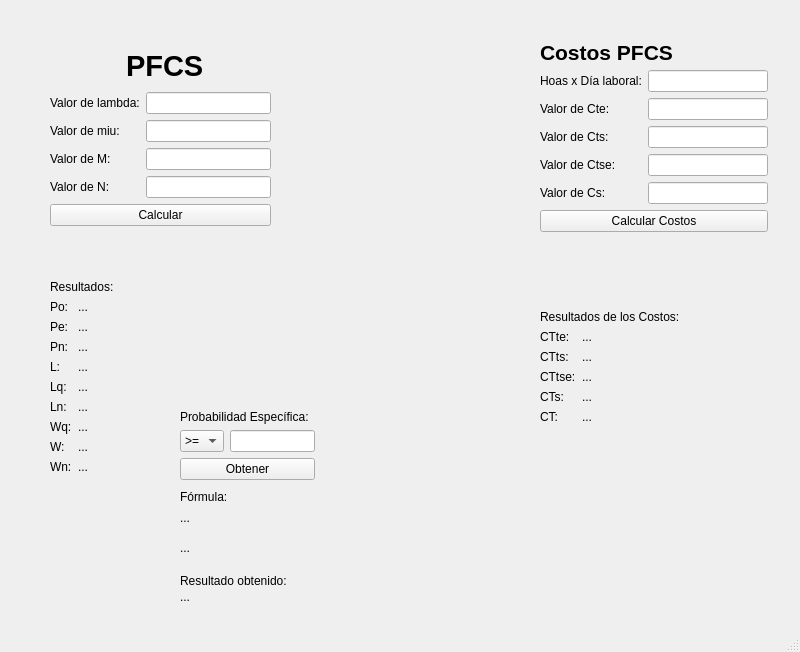
<?xml version="1.0" encoding="UTF-8"?>
<ui version="4.0">
 <class>MainWindow</class>
 <widget class="QMainWindow" name="MainWindow">
  <property name="geometry">
   <rect>
    <x>0</x>
    <y>0</y>
    <width>800</width>
    <height>652</height>
   </rect>
  </property>
  <property name="windowTitle">
   <string>PFCS</string>
  </property>
  <widget class="QWidget" name="centralwidget">
   <widget class="QWidget" name="layoutWidget">
    <property name="geometry">
     <rect>
      <x>50</x>
      <y>280</y>
      <width>121</width>
      <height>205</height>
     </rect>
    </property>
    <layout class="QFormLayout" name="formLayout_4">
     <item row="0" column="0" colspan="2">
      <widget class="QLabel" name="label_29">
       <property name="palette">
        <palette>
         <active>
          <colorrole role="WindowText">
           <brush brushstyle="SolidPattern">
            <color alpha="255">
             <red>0</red>
             <green>0</green>
             <blue>0</blue>
            </color>
           </brush>
          </colorrole>
          <colorrole role="Button">
           <brush brushstyle="SolidPattern">
            <color alpha="255">
             <red>236</red>
             <green>0</green>
             <blue>0</blue>
            </color>
           </brush>
          </colorrole>
          <colorrole role="Light">
           <brush brushstyle="SolidPattern">
            <color alpha="255">
             <red>255</red>
             <green>99</green>
             <blue>99</blue>
            </color>
           </brush>
          </colorrole>
          <colorrole role="Midlight">
           <brush brushstyle="SolidPattern">
            <color alpha="255">
             <red>245</red>
             <green>49</green>
             <blue>49</blue>
            </color>
           </brush>
          </colorrole>
          <colorrole role="Dark">
           <brush brushstyle="SolidPattern">
            <color alpha="255">
             <red>118</red>
             <green>0</green>
             <blue>0</blue>
            </color>
           </brush>
          </colorrole>
          <colorrole role="Mid">
           <brush brushstyle="SolidPattern">
            <color alpha="255">
             <red>157</red>
             <green>0</green>
             <blue>0</blue>
            </color>
           </brush>
          </colorrole>
          <colorrole role="Text">
           <brush brushstyle="SolidPattern">
            <color alpha="255">
             <red>0</red>
             <green>0</green>
             <blue>0</blue>
            </color>
           </brush>
          </colorrole>
          <colorrole role="BrightText">
           <brush brushstyle="SolidPattern">
            <color alpha="255">
             <red>255</red>
             <green>255</green>
             <blue>255</blue>
            </color>
           </brush>
          </colorrole>
          <colorrole role="ButtonText">
           <brush brushstyle="SolidPattern">
            <color alpha="255">
             <red>0</red>
             <green>0</green>
             <blue>0</blue>
            </color>
           </brush>
          </colorrole>
          <colorrole role="Base">
           <brush brushstyle="SolidPattern">
            <color alpha="255">
             <red>255</red>
             <green>255</green>
             <blue>255</blue>
            </color>
           </brush>
          </colorrole>
          <colorrole role="Window">
           <brush brushstyle="SolidPattern">
            <color alpha="255">
             <red>236</red>
             <green>0</green>
             <blue>0</blue>
            </color>
           </brush>
          </colorrole>
          <colorrole role="Shadow">
           <brush brushstyle="SolidPattern">
            <color alpha="255">
             <red>0</red>
             <green>0</green>
             <blue>0</blue>
            </color>
           </brush>
          </colorrole>
          <colorrole role="AlternateBase">
           <brush brushstyle="SolidPattern">
            <color alpha="255">
             <red>245</red>
             <green>127</green>
             <blue>127</blue>
            </color>
           </brush>
          </colorrole>
          <colorrole role="ToolTipBase">
           <brush brushstyle="SolidPattern">
            <color alpha="255">
             <red>255</red>
             <green>255</green>
             <blue>220</blue>
            </color>
           </brush>
          </colorrole>
          <colorrole role="ToolTipText">
           <brush brushstyle="SolidPattern">
            <color alpha="255">
             <red>0</red>
             <green>0</green>
             <blue>0</blue>
            </color>
           </brush>
          </colorrole>
          <colorrole role="PlaceholderText">
           <brush brushstyle="SolidPattern">
            <color alpha="128">
             <red>0</red>
             <green>0</green>
             <blue>0</blue>
            </color>
           </brush>
          </colorrole>
         </active>
         <inactive>
          <colorrole role="WindowText">
           <brush brushstyle="SolidPattern">
            <color alpha="255">
             <red>0</red>
             <green>0</green>
             <blue>0</blue>
            </color>
           </brush>
          </colorrole>
          <colorrole role="Button">
           <brush brushstyle="SolidPattern">
            <color alpha="255">
             <red>236</red>
             <green>0</green>
             <blue>0</blue>
            </color>
           </brush>
          </colorrole>
          <colorrole role="Light">
           <brush brushstyle="SolidPattern">
            <color alpha="255">
             <red>255</red>
             <green>99</green>
             <blue>99</blue>
            </color>
           </brush>
          </colorrole>
          <colorrole role="Midlight">
           <brush brushstyle="SolidPattern">
            <color alpha="255">
             <red>245</red>
             <green>49</green>
             <blue>49</blue>
            </color>
           </brush>
          </colorrole>
          <colorrole role="Dark">
           <brush brushstyle="SolidPattern">
            <color alpha="255">
             <red>118</red>
             <green>0</green>
             <blue>0</blue>
            </color>
           </brush>
          </colorrole>
          <colorrole role="Mid">
           <brush brushstyle="SolidPattern">
            <color alpha="255">
             <red>157</red>
             <green>0</green>
             <blue>0</blue>
            </color>
           </brush>
          </colorrole>
          <colorrole role="Text">
           <brush brushstyle="SolidPattern">
            <color alpha="255">
             <red>0</red>
             <green>0</green>
             <blue>0</blue>
            </color>
           </brush>
          </colorrole>
          <colorrole role="BrightText">
           <brush brushstyle="SolidPattern">
            <color alpha="255">
             <red>255</red>
             <green>255</green>
             <blue>255</blue>
            </color>
           </brush>
          </colorrole>
          <colorrole role="ButtonText">
           <brush brushstyle="SolidPattern">
            <color alpha="255">
             <red>0</red>
             <green>0</green>
             <blue>0</blue>
            </color>
           </brush>
          </colorrole>
          <colorrole role="Base">
           <brush brushstyle="SolidPattern">
            <color alpha="255">
             <red>255</red>
             <green>255</green>
             <blue>255</blue>
            </color>
           </brush>
          </colorrole>
          <colorrole role="Window">
           <brush brushstyle="SolidPattern">
            <color alpha="255">
             <red>236</red>
             <green>0</green>
             <blue>0</blue>
            </color>
           </brush>
          </colorrole>
          <colorrole role="Shadow">
           <brush brushstyle="SolidPattern">
            <color alpha="255">
             <red>0</red>
             <green>0</green>
             <blue>0</blue>
            </color>
           </brush>
          </colorrole>
          <colorrole role="AlternateBase">
           <brush brushstyle="SolidPattern">
            <color alpha="255">
             <red>245</red>
             <green>127</green>
             <blue>127</blue>
            </color>
           </brush>
          </colorrole>
          <colorrole role="ToolTipBase">
           <brush brushstyle="SolidPattern">
            <color alpha="255">
             <red>255</red>
             <green>255</green>
             <blue>220</blue>
            </color>
           </brush>
          </colorrole>
          <colorrole role="ToolTipText">
           <brush brushstyle="SolidPattern">
            <color alpha="255">
             <red>0</red>
             <green>0</green>
             <blue>0</blue>
            </color>
           </brush>
          </colorrole>
          <colorrole role="PlaceholderText">
           <brush brushstyle="SolidPattern">
            <color alpha="128">
             <red>0</red>
             <green>0</green>
             <blue>0</blue>
            </color>
           </brush>
          </colorrole>
         </inactive>
         <disabled>
          <colorrole role="WindowText">
           <brush brushstyle="SolidPattern">
            <color alpha="255">
             <red>118</red>
             <green>0</green>
             <blue>0</blue>
            </color>
           </brush>
          </colorrole>
          <colorrole role="Button">
           <brush brushstyle="SolidPattern">
            <color alpha="255">
             <red>236</red>
             <green>0</green>
             <blue>0</blue>
            </color>
           </brush>
          </colorrole>
          <colorrole role="Light">
           <brush brushstyle="SolidPattern">
            <color alpha="255">
             <red>255</red>
             <green>99</green>
             <blue>99</blue>
            </color>
           </brush>
          </colorrole>
          <colorrole role="Midlight">
           <brush brushstyle="SolidPattern">
            <color alpha="255">
             <red>245</red>
             <green>49</green>
             <blue>49</blue>
            </color>
           </brush>
          </colorrole>
          <colorrole role="Dark">
           <brush brushstyle="SolidPattern">
            <color alpha="255">
             <red>118</red>
             <green>0</green>
             <blue>0</blue>
            </color>
           </brush>
          </colorrole>
          <colorrole role="Mid">
           <brush brushstyle="SolidPattern">
            <color alpha="255">
             <red>157</red>
             <green>0</green>
             <blue>0</blue>
            </color>
           </brush>
          </colorrole>
          <colorrole role="Text">
           <brush brushstyle="SolidPattern">
            <color alpha="255">
             <red>118</red>
             <green>0</green>
             <blue>0</blue>
            </color>
           </brush>
          </colorrole>
          <colorrole role="BrightText">
           <brush brushstyle="SolidPattern">
            <color alpha="255">
             <red>255</red>
             <green>255</green>
             <blue>255</blue>
            </color>
           </brush>
          </colorrole>
          <colorrole role="ButtonText">
           <brush brushstyle="SolidPattern">
            <color alpha="255">
             <red>118</red>
             <green>0</green>
             <blue>0</blue>
            </color>
           </brush>
          </colorrole>
          <colorrole role="Base">
           <brush brushstyle="SolidPattern">
            <color alpha="255">
             <red>236</red>
             <green>0</green>
             <blue>0</blue>
            </color>
           </brush>
          </colorrole>
          <colorrole role="Window">
           <brush brushstyle="SolidPattern">
            <color alpha="255">
             <red>236</red>
             <green>0</green>
             <blue>0</blue>
            </color>
           </brush>
          </colorrole>
          <colorrole role="Shadow">
           <brush brushstyle="SolidPattern">
            <color alpha="255">
             <red>0</red>
             <green>0</green>
             <blue>0</blue>
            </color>
           </brush>
          </colorrole>
          <colorrole role="AlternateBase">
           <brush brushstyle="SolidPattern">
            <color alpha="255">
             <red>236</red>
             <green>0</green>
             <blue>0</blue>
            </color>
           </brush>
          </colorrole>
          <colorrole role="ToolTipBase">
           <brush brushstyle="SolidPattern">
            <color alpha="255">
             <red>255</red>
             <green>255</green>
             <blue>220</blue>
            </color>
           </brush>
          </colorrole>
          <colorrole role="ToolTipText">
           <brush brushstyle="SolidPattern">
            <color alpha="255">
             <red>0</red>
             <green>0</green>
             <blue>0</blue>
            </color>
           </brush>
          </colorrole>
          <colorrole role="PlaceholderText">
           <brush brushstyle="SolidPattern">
            <color alpha="128">
             <red>0</red>
             <green>0</green>
             <blue>0</blue>
            </color>
           </brush>
          </colorrole>
         </disabled>
        </palette>
       </property>
       <property name="text">
        <string>Resultados:</string>
       </property>
      </widget>
     </item>
     <item row="1" column="0">
      <widget class="QLabel" name="label_30">
       <property name="text">
        <string>Po:</string>
       </property>
      </widget>
     </item>
     <item row="2" column="0">
      <widget class="QLabel" name="label_40">
       <property name="text">
        <string>Pe:</string>
       </property>
      </widget>
     </item>
     <item row="2" column="1">
      <widget class="QLabel" name="RespuestaPe">
       <property name="text">
        <string>...</string>
       </property>
      </widget>
     </item>
     <item row="3" column="0">
      <widget class="QLabel" name="label_33">
       <property name="text">
        <string>Pn:</string>
       </property>
      </widget>
     </item>
     <item row="3" column="1">
      <widget class="QLabel" name="RespuestaPn_3">
       <property name="text">
        <string>...</string>
       </property>
      </widget>
     </item>
     <item row="4" column="0">
      <widget class="QLabel" name="label_34">
       <property name="text">
        <string>L:</string>
       </property>
      </widget>
     </item>
     <item row="4" column="1">
      <widget class="QLabel" name="RespuestaL_3">
       <property name="text">
        <string>...</string>
       </property>
      </widget>
     </item>
     <item row="5" column="0">
      <widget class="QLabel" name="label_35">
       <property name="text">
        <string>Lq:</string>
       </property>
      </widget>
     </item>
     <item row="5" column="1">
      <widget class="QLabel" name="RespuestaLq_3">
       <property name="text">
        <string>...</string>
       </property>
      </widget>
     </item>
     <item row="6" column="0">
      <widget class="QLabel" name="label_36">
       <property name="text">
        <string>Ln:</string>
       </property>
      </widget>
     </item>
     <item row="6" column="1">
      <widget class="QLabel" name="RespuestaLn_3">
       <property name="text">
        <string>...</string>
       </property>
      </widget>
     </item>
     <item row="7" column="0">
      <widget class="QLabel" name="label_38">
       <property name="text">
        <string>Wq:</string>
       </property>
      </widget>
     </item>
     <item row="7" column="1">
      <widget class="QLabel" name="RespuestaWq_3">
       <property name="text">
        <string>...</string>
       </property>
      </widget>
     </item>
     <item row="8" column="0">
      <widget class="QLabel" name="label_37">
       <property name="text">
        <string>W:</string>
       </property>
      </widget>
     </item>
     <item row="8" column="1">
      <widget class="QLabel" name="RespuestaW_3">
       <property name="text">
        <string>...</string>
       </property>
      </widget>
     </item>
     <item row="9" column="0">
      <widget class="QLabel" name="label_39">
       <property name="text">
        <string>Wn:</string>
       </property>
      </widget>
     </item>
     <item row="9" column="1">
      <widget class="QLabel" name="RespuestaWn_3">
       <property name="text">
        <string>...</string>
       </property>
      </widget>
     </item>
     <item row="1" column="1">
      <widget class="QLabel" name="RespuestaPo_3">
       <property name="text">
        <string>...</string>
       </property>
      </widget>
     </item>
    </layout>
   </widget>
   <widget class="QWidget" name="layoutWidget">
    <property name="geometry">
     <rect>
      <x>50</x>
      <y>45</y>
      <width>221</width>
      <height>181</height>
     </rect>
    </property>
    <layout class="QGridLayout" name="gridLayout">
     <item row="2" column="2">
      <widget class="QLineEdit" name="TXT_Miu"/>
     </item>
     <item row="3" column="2">
      <widget class="QLineEdit" name="TXT_M"/>
     </item>
     <item row="3" column="0" colspan="2">
      <widget class="QLabel" name="label_5">
       <property name="text">
        <string>Valor de M:</string>
       </property>
      </widget>
     </item>
     <item row="5" column="0" colspan="3">
      <widget class="QPushButton" name="pushButton">
       <property name="text">
        <string>Calcular</string>
       </property>
      </widget>
     </item>
     <item row="1" column="2">
      <widget class="QLineEdit" name="TXT_Landa"/>
     </item>
     <item row="4" column="0" colspan="2">
      <widget class="QLabel" name="label_6">
       <property name="text">
        <string>Valor de N:</string>
       </property>
      </widget>
     </item>
     <item row="1" column="0" colspan="2">
      <widget class="QLabel" name="label_2">
       <property name="text">
        <string>Valor de lambda:</string>
       </property>
      </widget>
     </item>
     <item row="4" column="2">
      <widget class="QLineEdit" name="TXT_N"/>
     </item>
     <item row="2" column="0">
      <widget class="QLabel" name="label_3">
       <property name="text">
        <string>Valor de miu:</string>
       </property>
      </widget>
     </item>
     <item row="0" column="1" colspan="2">
      <widget class="QLabel" name="label">
       <property name="font">
        <font>
         <pointsize>22</pointsize>
         <weight>75</weight>
         <bold>true</bold>
        </font>
       </property>
       <property name="text">
        <string>PFCS</string>
       </property>
      </widget>
     </item>
    </layout>
   </widget>
   <widget class="QWidget" name="layoutWidget_2">
    <property name="geometry">
     <rect>
      <x>540</x>
      <y>40</y>
      <width>228</width>
      <height>192</height>
     </rect>
    </property>
    <layout class="QFormLayout" name="formLayout">
     <item row="1" column="0">
      <widget class="QLabel" name="label_28">
       <property name="text">
        <string>Hoas x Día laboral:</string>
       </property>
      </widget>
     </item>
     <item row="1" column="1">
      <widget class="QLineEdit" name="TXT_Horas"/>
     </item>
     <item row="2" column="0">
      <widget class="QLabel" name="label_18">
       <property name="text">
        <string>Valor de Cte:</string>
       </property>
      </widget>
     </item>
     <item row="2" column="1">
      <widget class="QLineEdit" name="TXT_Cte"/>
     </item>
     <item row="3" column="0">
      <widget class="QLabel" name="label_19">
       <property name="text">
        <string>Valor de Cts:</string>
       </property>
      </widget>
     </item>
     <item row="3" column="1">
      <widget class="QLineEdit" name="TXT_Cts"/>
     </item>
     <item row="4" column="0">
      <widget class="QLabel" name="label_26">
       <property name="text">
        <string>Valor de Ctse:</string>
       </property>
      </widget>
     </item>
     <item row="4" column="1">
      <widget class="QLineEdit" name="TXT_Ctse"/>
     </item>
     <item row="5" column="0">
      <widget class="QLabel" name="label_31">
       <property name="text">
        <string>Valor de Cs:</string>
       </property>
      </widget>
     </item>
     <item row="5" column="1">
      <widget class="QLineEdit" name="TXT_Cs"/>
     </item>
     <item row="6" column="0" colspan="2">
      <widget class="QPushButton" name="pushButton_2">
       <property name="text">
        <string>Calcular Costos</string>
       </property>
      </widget>
     </item>
     <item row="0" column="0" colspan="2">
      <widget class="QLabel" name="label_17">
       <property name="font">
        <font>
         <pointsize>16</pointsize>
         <weight>75</weight>
         <bold>true</bold>
        </font>
       </property>
       <property name="text">
        <string>Costos PFCS</string>
       </property>
      </widget>
     </item>
    </layout>
   </widget>
   <widget class="QWidget" name="layoutWidget_3">
    <property name="geometry">
     <rect>
      <x>540</x>
      <y>310</y>
      <width>191</width>
      <height>151</height>
     </rect>
    </property>
    <layout class="QFormLayout" name="formLayout_3">
     <item row="0" column="0" colspan="2">
      <widget class="QLabel" name="label_20">
       <property name="text">
        <string>Resultados de los Costos:</string>
       </property>
      </widget>
     </item>
     <item row="1" column="0">
      <widget class="QLabel" name="label_21">
       <property name="text">
        <string>CTte:</string>
       </property>
      </widget>
     </item>
     <item row="1" column="1">
      <widget class="QLabel" name="RespuestaCtte">
       <property name="text">
        <string>...</string>
       </property>
      </widget>
     </item>
     <item row="2" column="0">
      <widget class="QLabel" name="label_22">
       <property name="text">
        <string>CTts:</string>
       </property>
      </widget>
     </item>
     <item row="2" column="1">
      <widget class="QLabel" name="RespuestaCtts">
       <property name="text">
        <string>...</string>
       </property>
      </widget>
     </item>
     <item row="3" column="0">
      <widget class="QLabel" name="label_27">
       <property name="text">
        <string>CTtse:</string>
       </property>
      </widget>
     </item>
     <item row="3" column="1">
      <widget class="QLabel" name="RespuestaCttse">
       <property name="text">
        <string>...</string>
       </property>
      </widget>
     </item>
     <item row="5" column="0">
      <widget class="QLabel" name="label_23">
       <property name="text">
        <string>CT:</string>
       </property>
      </widget>
     </item>
     <item row="5" column="1">
      <widget class="QLabel" name="RespuestaCt">
       <property name="text">
        <string>...</string>
       </property>
      </widget>
     </item>
     <item row="4" column="1">
      <widget class="QLabel" name="RespuestaCts">
       <property name="text">
        <string>...</string>
       </property>
      </widget>
     </item>
     <item row="4" column="0">
      <widget class="QLabel" name="label_32">
       <property name="text">
        <string>CTs:</string>
       </property>
      </widget>
     </item>
    </layout>
   </widget>
   <widget class="QWidget" name="layoutWidget_4">
    <property name="geometry">
     <rect>
      <x>180</x>
      <y>410</y>
      <width>135</width>
      <height>70</height>
     </rect>
    </property>
    <layout class="QGridLayout" name="gridLayout_2">
     <item row="0" column="0" colspan="2">
      <widget class="QLabel" name="label_24">
       <property name="text">
        <string>Probabilidad Específica:</string>
       </property>
      </widget>
     </item>
     <item row="1" column="0">
      <widget class="QComboBox" name="comboBox">
       <item>
        <property name="text">
         <string>&gt;=</string>
        </property>
       </item>
       <item>
        <property name="text">
         <string>&lt;=</string>
        </property>
       </item>
      </widget>
     </item>
     <item row="1" column="1">
      <widget class="QLineEdit" name="TXT_Num"/>
     </item>
     <item row="2" column="0" colspan="2">
      <widget class="QPushButton" name="pushButton_3">
       <property name="text">
        <string>Obtener</string>
       </property>
      </widget>
     </item>
    </layout>
   </widget>
   <widget class="QLabel" name="label_25">
    <property name="geometry">
     <rect>
      <x>180</x>
      <y>570</y>
      <width>121</width>
      <height>21</height>
     </rect>
    </property>
    <property name="text">
     <string>Resultado obtenido:</string>
    </property>
   </widget>
   <widget class="QLabel" name="label_4">
    <property name="geometry">
     <rect>
      <x>180</x>
      <y>490</y>
      <width>47</width>
      <height>13</height>
     </rect>
    </property>
    <property name="text">
     <string>Fórmula:</string>
    </property>
   </widget>
   <widget class="QLabel" name="LblParcial">
    <property name="geometry">
     <rect>
      <x>180</x>
      <y>540</y>
      <width>581</width>
      <height>16</height>
     </rect>
    </property>
    <property name="text">
     <string>...</string>
    </property>
   </widget>
   <widget class="QLabel" name="RespuestaProbabilidad">
    <property name="geometry">
     <rect>
      <x>180</x>
      <y>590</y>
      <width>47</width>
      <height>13</height>
     </rect>
    </property>
    <property name="text">
     <string>...</string>
    </property>
   </widget>
   <widget class="QLabel" name="LblFormula">
    <property name="geometry">
     <rect>
      <x>180</x>
      <y>510</y>
      <width>581</width>
      <height>16</height>
     </rect>
    </property>
    <property name="text">
     <string>...</string>
    </property>
   </widget>
  </widget>
  <widget class="QMenuBar" name="menubar">
   <property name="geometry">
    <rect>
     <x>0</x>
     <y>0</y>
     <width>800</width>
     <height>21</height>
    </rect>
   </property>
  </widget>
  <widget class="QStatusBar" name="statusbar"/>
 </widget>
 <resources/>
 <connections/>
</ui>
